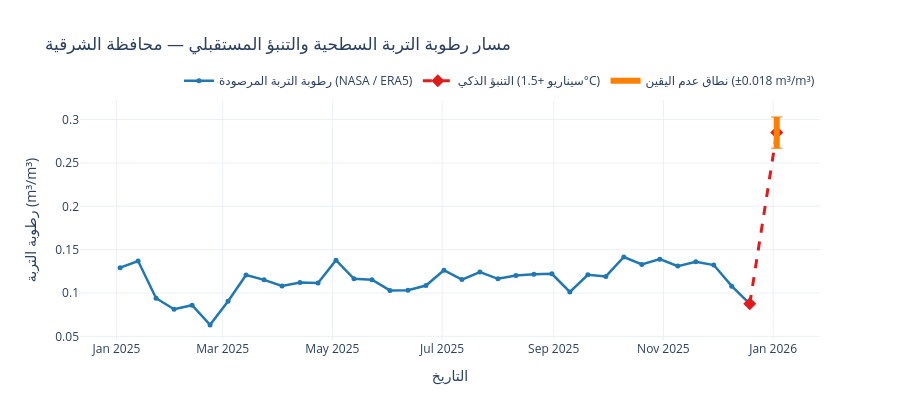
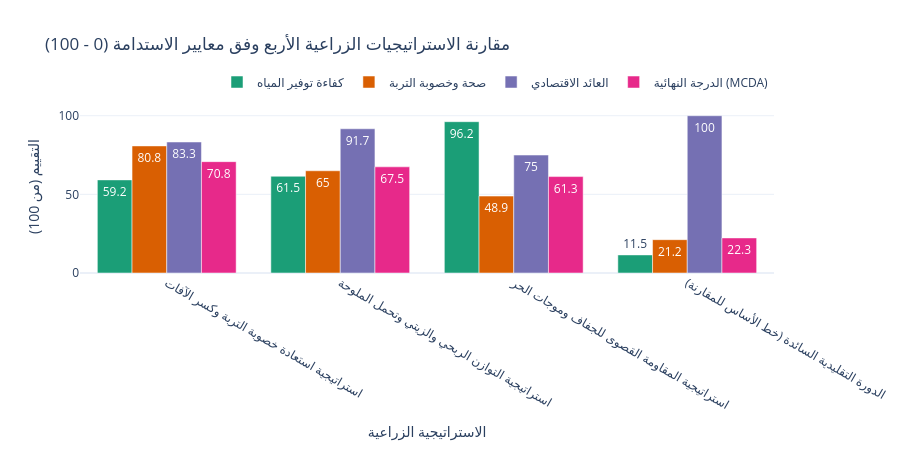

Write notebook code for charts like these, in order.
### Code cell
import glob
import sys
sys.path.append(os.path.join(BASE_DIR, "models"))
from mcda_engine import evaluate_crop_rotations

# 1. دالة رسم السلسلة الزمنية + التنبؤ ونطاق عدم اليقين
def plot_soil_moisture_timeline(
    df_clim: pd.DataFrame,
    governorate: str,
    pred_sm: float,
    uncertainty: float,
    temp_shift: float = 0.0,
) -> go.Figure:
    gov_ar = EGYPT_GOV_COORDS[governorate]["ar"]
    sub = df_clim[df_clim["Governorate"] == governorate].sort_values("Date").copy()
    sub_recent = sub.tail(36).copy()

    fig = go.Figure()

    fig.add_trace(go.Scatter(
        x=sub_recent["Date"],
        y=sub_recent["ERA5_SoilMoi_0_7cm_cm3"],
        mode="lines+markers",
        name="رطوبة التربة المرصودة (NASA / ERA5)",
        line=dict(color="#1f78b4", width=2.5),
        marker=dict(size=5),
    ))

    next_date = sub_recent["Date"].max() + pd.Timedelta(days=15)
    upper_bound = min(pred_sm + uncertainty, 0.55)
    lower_bound = max(pred_sm - uncertainty, 0.05)

    fig.add_trace(go.Scatter(
        x=[sub_recent["Date"].iloc[-1], next_date],
        y=[sub_recent["ERA5_SoilMoi_0_7cm_cm3"].iloc[-1], pred_sm],
        mode="lines+markers",
        name=f"التنبؤ الذكي (سيناريو +{temp_shift}°C)",
        line=dict(color="#e31a1c", width=3, dash="dash"),
        marker=dict(size=10, symbol="diamond"),
    ))

    fig.add_trace(go.Scatter(
        x=[next_date, next_date],
        y=[lower_bound, upper_bound],
        mode="lines+markers",
        name=f"نطاق عدم اليقين (±{uncertainty:.3f} m³/m³)",
        line=dict(color="#ff7f00", width=6),
        marker=dict(size=8, symbol="line-ew-open"),
    ))

    fig.update_layout(
        title=f"مسار رطوبة التربة السطحية والتنبؤ المستقبلي — محافظة {gov_ar}",
        xaxis_title="التاريخ",
        yaxis_title="رطوبة التربة (m³/m³)",
        template="plotly_white",
        height=420,
        legend=dict(orientation="h", yanchor="bottom", y=1.02, xanchor="right", x=1),
    )
    return fig


# 2. دالة رسم مقارنة الاستراتيجيات الأربع (MCDA Grouped Bar Chart)
def plot_strategy_comparison(df_rec: pd.DataFrame) -> go.Figure:
    fig = go.Figure()

    metrics = [
        ("Water_Score", "كفاءة توفير المياه", "#1b9e77"),
        ("Soil_Score", "صحة وخصوبة التربة", "#d95f02"),
        ("Econ_Score", "العائد الاقتصادي", "#7570b3"),
        ("Final_Score", "الدرجة النهائية (MCDA)", "#e7298a"),
    ]

    for col, label, color in metrics:
        fig.add_trace(go.Bar(
            x=df_rec["Strategy_Name"],
            y=df_rec[col],
            name=label,
            marker_color=color,
            text=df_rec[col].round(1),
            textposition="auto",
        ))

    fig.update_layout(
        barmode="group",
        title="مقارنة الاستراتيجيات الزراعية الأربع وفق معايير الاستدامة (0 - 100)",
        xaxis_title="الاستراتيجية الزراعية",
        yaxis_title="التقييم (من 100)",
        yaxis=dict(range=[0, 110]),
        template="plotly_white",
        height=450,
        legend=dict(orientation="h", yanchor="bottom", y=1.02, xanchor="right", x=1),
    )
    return fig


# 3. البحث التلقائي عن ملف المحاصيل في مجلد NASA بالكامل
found_crops = glob.glob(r"d:\vscode\NASA\**\crops_database_verified.csv", recursive=True)
if not found_crops:
    all_csvs = glob.glob(r"d:\vscode\NASA\**\*.csv", recursive=True)
    print("📂 ملفات CSV الموجودة حالياً:", all_csvs)
    raise FileNotFoundError("تأكد من وجود crops_database_verified.csv في أحد المسارات أعلاه")

CROPS_PATH = found_crops[0]
print(f"📂 تم تحديد مسار قاعدة المحاصيل تلقائياً: {CROPS_PATH}")

fig_ts = plot_soil_moisture_timeline(df_clim, "Sharqia", pred_sm=0.285, uncertainty=0.018, temp_shift=1.5)
fig_ts.show()

df_crops = pd.read_csv(CROPS_PATH)
df_rec_test = evaluate_crop_rotations(
    df_crops=df_crops,
    governorate="Sharqia",
    prev_crop_ar="قمح",
    pred_sm=0.285,
    uncertainty=0.018,
    pred_tmax=34.5,
    soil_ph=7.9,
    soil_clay=42.0,
)
fig_bar = plot_strategy_comparison(df_rec_test)
fig_bar.show()

### Figure 1 — Plotly figure (JSON) as saved in the notebook; plotly's stock layout.template omitted (floating-point values rounded to 4 significant figures)
{"data": [{"line": {"color": "#1f78b4", "width": 2.5}, "marker": {"size": 5}, "mode": "lines+markers", "name": "رطوبة التربة المرصودة (NASA / ERA5)", "type": "scatter", "x": ["2025-01-03T00:00:00.000000", "2025-01-13T00:00:00.000000", "2025-01-23T00:00:00.000000", "2025-02-02T00:00:00.000000", "2025-02-12T00:00:00.000000", "2025-02-22T00:00:00.000000", "2025-03-04T00:00:00.000000", "2025-03-14T00:00:00.000000", "2025-03-24T00:00:00.000000", "2025-04-03T00:00:00.000000", "2025-04-13T00:00:00.000000", "2025-04-23T00:00:00.000000", "2025-05-03T00:00:00.000000", "2025-05-13T00:00:00.000000", "2025-05-23T00:00:00.000000", "2025-06-02T00:00:00.000000", "2025-06-12T00:00:00.000000", "2025-06-22T00:00:00.000000", "2025-07-02T00:00:00.000000", "2025-07-12T00:00:00.000000", "2025-07-22T00:00:00.000000", "2025-08-01T00:00:00.000000", "2025-08-11T00:00:00.000000", "2025-08-21T00:00:00.000000", "2025-08-31T00:00:00.000000", "2025-09-10T00:00:00.000000", "2025-09-20T00:00:00.000000", "2025-09-30T00:00:00.000000", "2025-10-10T00:00:00.000000", "2025-10-20T00:00:00.000000", "2025-10-30T00:00:00.000000", "2025-11-09T00:00:00.000000", "2025-11-19T00:00:00.000000", "2025-11-29T00:00:00.000000", "2025-12-09T00:00:00.000000", "2025-12-19T00:00:00.000000"], "y": [0.1292, 0.1369, 0.09397, 0.08129, 0.08593, 0.06324, 0.0904, 0.1208, 0.1152, 0.1081, 0.1122, 0.1116, 0.1379, 0.1164, 0.1154, 0.103, 0.1032, 0.1087, 0.1263, 0.1154, 0.1242, 0.1163, 0.1201, 0.1218, 0.1222, 0.1013, 0.1211, 0.1191, 0.1415, 0.1329, 0.1391, 0.131, 0.1359, 0.1323, 0.1079, 0.08756]}, {"line": {"color": "#e31a1c", "dash": "dash", "width": 3}, "marker": {"size": 10, "symbol": "diamond"}, "mode": "lines+markers", "name": "التنبؤ الذكي (سيناريو +1.5°C)", "type": "scatter", "x": ["2025-12-19T00:00:00", "2026-01-03T00:00:00"], "y": [0.08756, 0.285]}, {"line": {"color": "#ff7f00", "width": 6}, "marker": {"size": 8, "symbol": "line-ew-open"}, "mode": "lines+markers", "name": "نطاق عدم اليقين (±0.018 m³/m³)", "type": "scatter", "x": ["2026-01-03T00:00:00", "2026-01-03T00:00:00"], "y": [0.267, 0.303]}], "layout": {"height": 420, "legend": {"orientation": "h", "x": 1, "xanchor": "right", "y": 1.02, "yanchor": "bottom"}, "title": {"text": "مسار رطوبة التربة السطحية والتنبؤ المستقبلي — محافظة الشرقية"}, "xaxis": {"title": {"text": "التاريخ"}}, "yaxis": {"title": {"text": "رطوبة التربة (m³/m³)"}}}}

### Figure 2 — Plotly figure (JSON) as saved in the notebook; plotly's stock layout.template omitted (floating-point values rounded to 4 significant figures)
{"data": [{"marker": {"color": "#1b9e77"}, "name": "كفاءة توفير المياه", "text": [59.2, 61.5, 96.2, 11.5], "textposition": "auto", "type": "bar", "x": ["استراتيجية استعادة خصوبة التربة وكسر الآفات", "استراتيجية التوازن الربحي والزيتي وتحمل الملوحة", "استراتيجية المقاومة القصوى للجفاف وموجات الحر", "الدورة التقليدية السائدة (خط الأساس للمقارنة)"], "y": [59.2, 61.5, 96.2, 11.5]}, {"marker": {"color": "#d95f02"}, "name": "صحة وخصوبة التربة", "text": [80.8, 65.0, 48.9, 21.2], "textposition": "auto", "type": "bar", "x": ["استراتيجية استعادة خصوبة التربة وكسر الآفات", "استراتيجية التوازن الربحي والزيتي وتحمل الملوحة", "استراتيجية المقاومة القصوى للجفاف وموجات الحر", "الدورة التقليدية السائدة (خط الأساس للمقارنة)"], "y": [80.8, 65.0, 48.9, 21.2]}, {"marker": {"color": "#7570b3"}, "name": "العائد الاقتصادي", "text": [83.3, 91.7, 75.0, 100.0], "textposition": "auto", "type": "bar", "x": ["استراتيجية استعادة خصوبة التربة وكسر الآفات", "استراتيجية التوازن الربحي والزيتي وتحمل الملوحة", "استراتيجية المقاومة القصوى للجفاف وموجات الحر", "الدورة التقليدية السائدة (خط الأساس للمقارنة)"], "y": [83.3, 91.7, 75.0, 100.0]}, {"marker": {"color": "#e7298a"}, "name": "الدرجة النهائية (MCDA)", "text": [70.8, 67.5, 61.3, 22.3], "textposition": "auto", "type": "bar", "x": ["استراتيجية استعادة خصوبة التربة وكسر الآفات", "استراتيجية التوازن الربحي والزيتي وتحمل الملوحة", "استراتيجية المقاومة القصوى للجفاف وموجات الحر", "الدورة التقليدية السائدة (خط الأساس للمقارنة)"], "y": [70.8, 67.5, 61.3, 22.3]}], "layout": {"barmode": "group", "height": 450, "legend": {"orientation": "h", "x": 1, "xanchor": "right", "y": 1.02, "yanchor": "bottom"}, "title": {"text": "مقارنة الاستراتيجيات الزراعية الأربع وفق معايير الاستدامة (0 - 100)"}, "xaxis": {"title": {"text": "الاستراتيجية الزراعية"}}, "yaxis": {"range": [0, 110], "title": {"text": "التقييم (من 100)"}}}}
